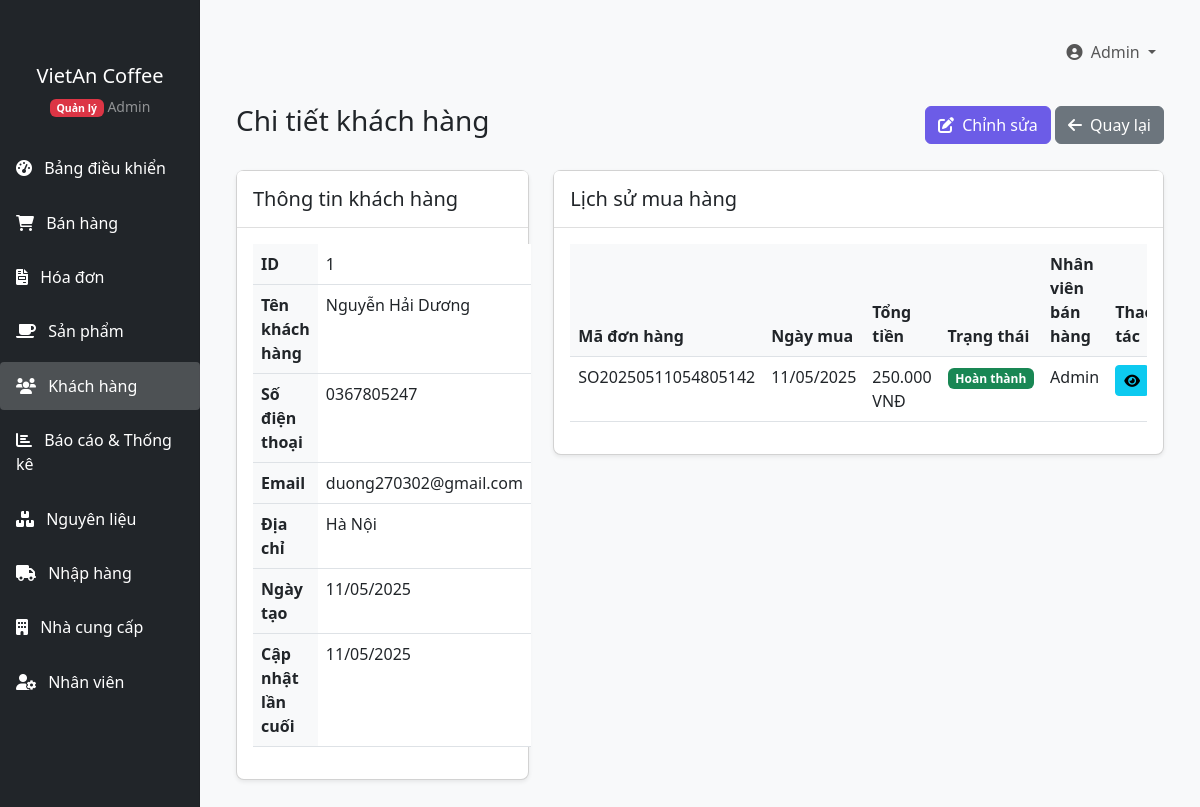
Screenshot of /QuanLyCafe/index.php?page=customers&action=view&id=1 (signed in) with the database file from the repository.
### tables this page shows
CREATE TABLE `customers` (
  `id` int(11) NOT NULL,
  `name` varchar(100) NOT NULL,
  `email` varchar(100) DEFAULT NULL,
  `phone` varchar(20) DEFAULT NULL,
  `address` text DEFAULT NULL,
  `created_at` timestamp NOT NULL DEFAULT current_timestamp(),
  `updated_at` timestamp NOT NULL DEFAULT current_timestamp() ON UPDATE current_timestamp()
);

CREATE TABLE `sales_orders` (
  `id` int(11) NOT NULL,
  `order_number` varchar(20) NOT NULL,
  `customer_id` int(11) DEFAULT NULL,
  `user_id` int(11) DEFAULT NULL,
  `order_date` date NOT NULL,
  `total_amount` decimal(10,2) NOT NULL,
  `status` enum('pending','completed','cancelled') DEFAULT 'completed',
  `payment_method` enum('cash','card','transfer') DEFAULT 'cash',
  `notes` text DEFAULT NULL,
  `created_at` timestamp NOT NULL DEFAULT current_timestamp(),
  `updated_at` timestamp NOT NULL DEFAULT current_timestamp() ON UPDATE current_timestamp()
);

CREATE TABLE `users` (
  `id` int(11) NOT NULL,
  `name` varchar(100) NOT NULL,
  `email` varchar(100) NOT NULL,
  `password` varchar(255) NOT NULL,
  `role` enum('admin','staff') NOT NULL,
  `phone` varchar(20) DEFAULT NULL,
  `address` text DEFAULT NULL,
  `gender` enum('male','female','other') DEFAULT NULL,
  `birth_date` date DEFAULT NULL,
  `hire_date` date DEFAULT NULL,
  `status` enum('active','inactive') DEFAULT 'active',
  `created_at` timestamp NOT NULL DEFAULT current_timestamp(),
  `updated_at` timestamp NOT NULL DEFAULT current_timestamp() ON UPDATE current_timestamp()
);

### QuanLyCafe/models/Customer.php (called while the page is built, shortened)
<?php
class Customer {
    private $conn;
    public $id;
    public function __construct($db) {
        $this->conn = $db;
    }
    public function getById($id) {
        $query = "SELECT * FROM customers WHERE id = ?";
        $stmt = $this->conn->prepare($query);
        $stmt->bind_param("i", $id);
        $stmt->execute();
        $result = $stmt->get_result();
        if ($result->num_rows === 1) {
            $row = $result->fetch_assoc();
            $this->id = $row['id'];
            $this->name = $row['name'];
            $this->email = $row['email'];
            $this->phone = $row['phone'];
            $this->address = $row['address'];
            $this->created_at = $row['created_at'];
            $this->updated_at = $row['updated_at'];
            return true;
        }
        return false;
    }
    public function getPurchaseHistory() {
        $query = "SELECT so.*, u.name as user_name
                  FROM sales_orders so
                  LEFT JOIN users u ON so.user_id = u.id
                  WHERE so.customer_id = ?
                  ORDER BY so.order_date DESC";
        $stmt = $this->conn->prepare($query);
        $stmt->bind_param("i", $this->id);
        $stmt->execute();
        $result = $stmt->get_result();
        return $result->fetch_all(MYSQLI_ASSOC);
    }
}

### QuanLyCafe/includes/functions.php (called while the page is built, shortened)
<?php
function formatCurrency($amount) {
    return number_format($amount, 0, ',', '.') . ' VNĐ';
}
function formatDate($date, $format = 'd/m/Y') {
    return date($format, strtotime($date));
}

### QuanLyCafe/views/customers/view.php (the view)
<?php include 'includes/header.php'; ?>
<div class="container-fluid">
    <div class="d-flex justify-content-between align-items-center mb-4">
        <h1 class="h3">Chi tiết khách hàng</h1>
        <div>
            <a href="index.php?page=customers&action=edit&id=<?php echo $customer->id; ?>" class="btn btn-primary">
                <i class="fas fa-edit me-1"></i> Chỉnh sửa
            </a>
            <a href="index.php?page=customers" class="btn btn-secondary">
                <i class="fas fa-arrow-left me-1"></i> Quay lại
            </a>
        </div>
    </div>
    <div class="row">
        <div class="col-md-4">
            <div class="card mb-4">
                <div class="card-header">
                    <h5 class="mb-0">Thông tin khách hàng</h5>
                </div>
                <div class="card-body">
                    <table class="table">
                        <tbody>
                            <tr>
                                <th style="width: 30%;">ID</th>
                                <td><?php echo $customer->id; ?></td>
                            </tr>
                            <tr>
                                <th>Tên khách hàng</th>
                                <td><?php echo $customer->name; ?></td>
                            </tr>
                            <tr>
                                <th>Số điện thoại</th>
                                <td><?php echo $customer->phone; ?></td>
                            </tr>
                            <tr>
                                <th>Email</th>
                                <td><?php echo $customer->email ? $customer->email : 'N/A'; ?></td>
                            </tr>
                            <tr>
                                <th>Địa chỉ</th>
                                <td><?php echo $customer->address ? $customer->address : 'N/A'; ?></td>
                            </tr>
                            <tr>
                                <th>Ngày tạo</th>
                                <td><?php echo formatDate($customer->created_at); ?></td>
                            </tr>
                            <tr>
                                <th>Cập nhật lần cuối</th>
                                <td><?php echo formatDate($customer->updated_at); ?></td>
                            </tr>
                        </tbody>
                    </table>
                </div>
            </div>
        </div>
        <div class="col-md-8">
            <div class="card">
                <div class="card-header">
                    <h5 class="mb-0">Lịch sử mua hàng</h5>
                </div>
                <div class="card-body">
                    <div class="table-responsive">
                        <table class="table table-hover">
                            <thead>
                                <tr>
                                    <th>Mã đơn hàng</th>
                                    <th>Ngày mua</th>
                                    <th>Tổng tiền</th>
                                    <th>Trạng thái</th>
                                    <th>Nhân viên bán hàng</th>
                                    <th>Thao tác</th>
                                </tr>
                            </thead>
                            <tbody>
                                <?php if (empty($purchase_history)): ?>
                                    <tr>
                                        <td colspan="6" class="text-center">Khách hàng chưa có đơn hàng nào</td>
                                    </tr>
                                <?php else: ?>
                                    <?php foreach ($purchase_history as $order): ?>
                                        <tr>
                                            <td><?php echo $order['order_number']; ?></td>
                                            <td><?php echo formatDate($order['order_date']); ?></td>
                                            <td><?php echo formatCurrency($order['total_amount']); ?></td>
                                            <td>
                                                <?php if ($order['status'] == 'completed'): ?>
                                                    <span class="badge bg-success">Hoàn thành</span>
                                                <?php elseif ($order['status'] == 'pending'): ?>
                                                    <span class="badge bg-warning">Đang xử lý</span>
                                                <?php else: ?>
                                                    <span class="badge bg-danger">Đã hủy</span>
                                                <?php endif; ?>
                                            </td>
                                            <td><?php echo $order['user_name']; ?></td>
                                            <td>
                                                <a href="index.php?page=sales-orders&action=view&id=<?php echo $order['id']; ?>" class="btn btn-sm btn-info">
                                                    <i class="fas fa-eye"></i>
                                                </a>
                                            </td>
                                        </tr>
                                    <?php endforeach; ?>
                                <?php endif; ?>
                            </tbody>
                        </table>
                    </div>
                </div>
            </div>
        </div>
    </div>
</div>
<?php include 'includes/footer.php'; ?>

### QuanLyCafe/assets/css/style.css (style rules this page uses)
body { font-family: 'Segoe UI', Tahoma, Geneva, Verdana, sans-serif; background-color: #f8f9fa; }
.card { border-radius: 0.5rem; box-shadow: 0 0.125rem 0.25rem rgba(0, 0, 0, 0.075); margin-bottom: 1.5rem; }
.card-header { background-color: #fff; border-bottom: 1px solid rgba(0, 0, 0, 0.125); padding: 1rem; }
.btn-primary { background-color: #6c5ce7; border-color: #6c5ce7; }
.table th { font-weight: 600; background-color: #f8f9fa; }

### rows the page displays
customers: id "1", name "Nguyễn Hải Dương", phone "0367805247", email "duong270302@gmail.com", address "Hà Nội", created_at "11/05/2025", updated_at "11/05/2025"
sales_orders: order_number "SO20250511054805142", order_date "11/05/2025", total_amount "250.000 VNĐ", status "Hoàn thành", user.name "Admin"

### other values shown
getCurrentUserName() "Admin"
